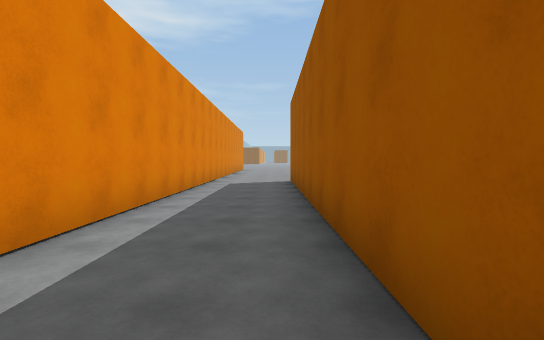
View 1 (above)

24 first-person views from a walk through a 3-D level made in the Unity game engine. The camera is 1.4 m above the floor, tilts 2° down and sees 85° across. The floor is counted in squares, 2 m on a side. Each view is taken from the middle of a square. On the plan, view 1 faces up. The plan holds only what a view shows up to about 10 squares ahead; the rest is blank. The place goes on beyond the plan. The player character is not drawn.

View 2
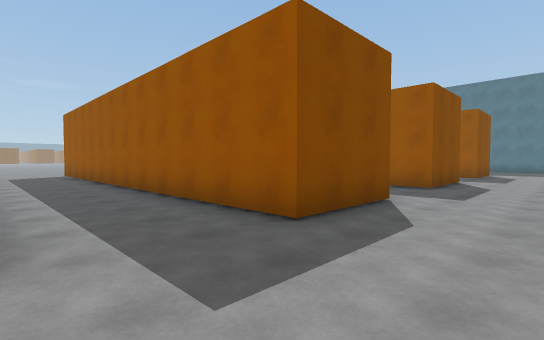

View 3
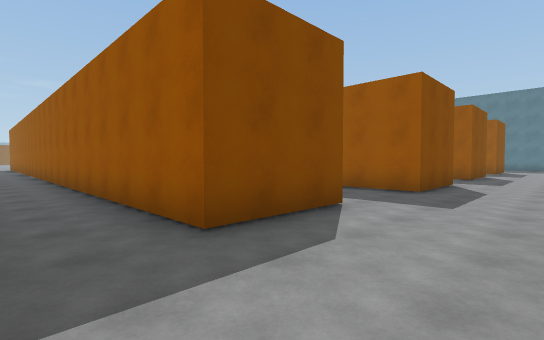

View 4
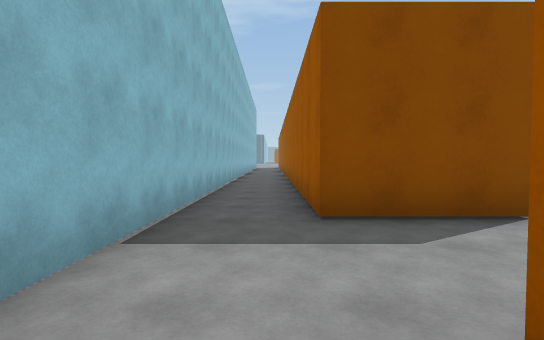

View 5
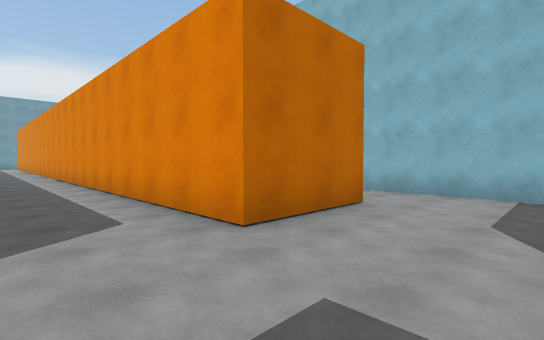

View 6
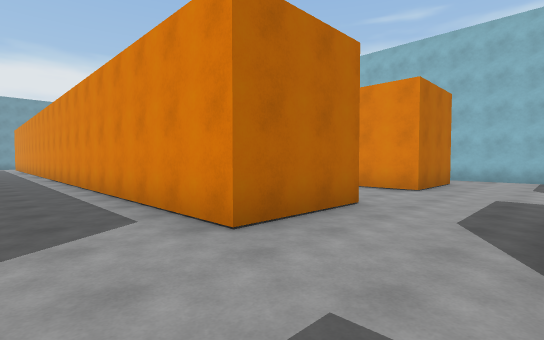

View 7
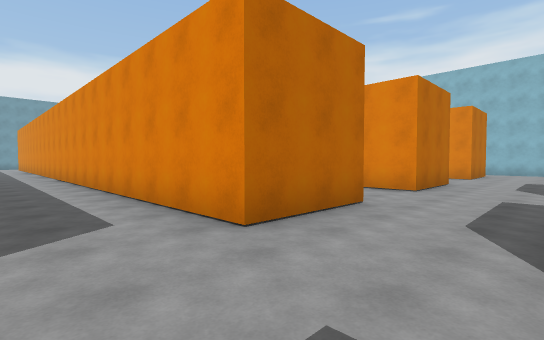

View 8
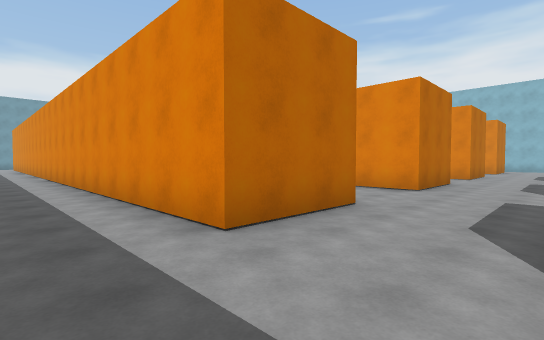

View 9
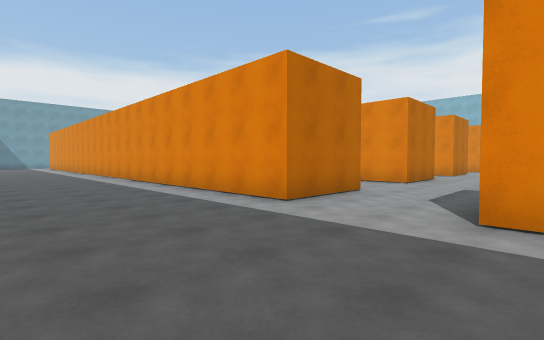

View 10
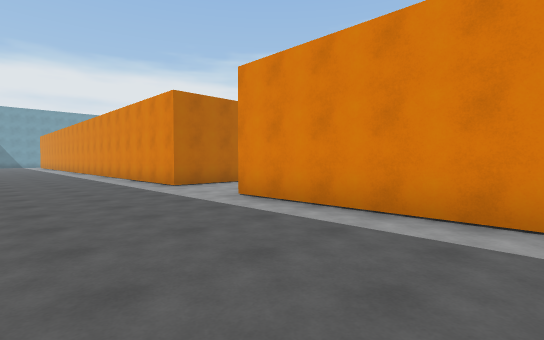

View 11
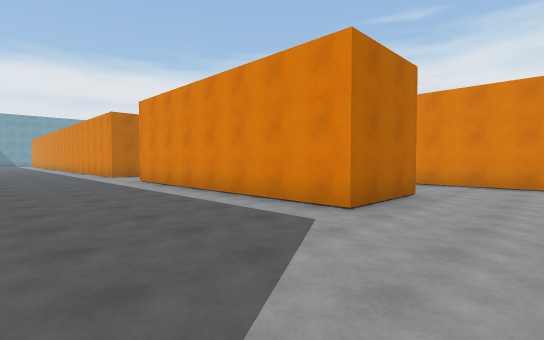

View 12
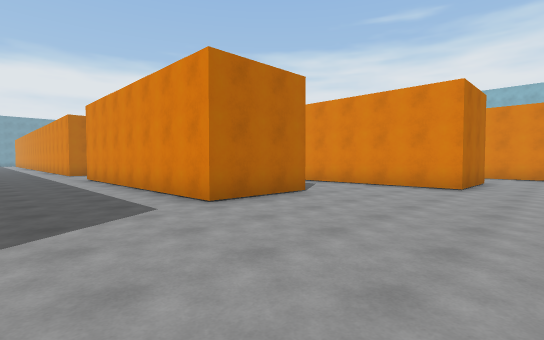

View 13
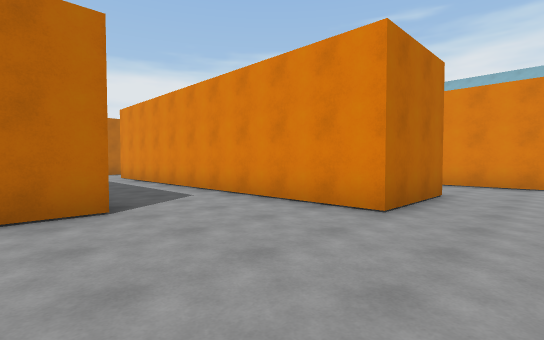

View 14
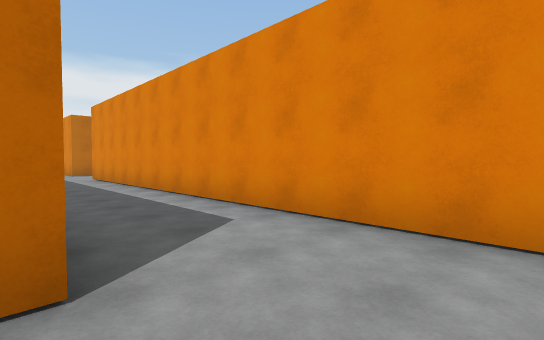

View 15
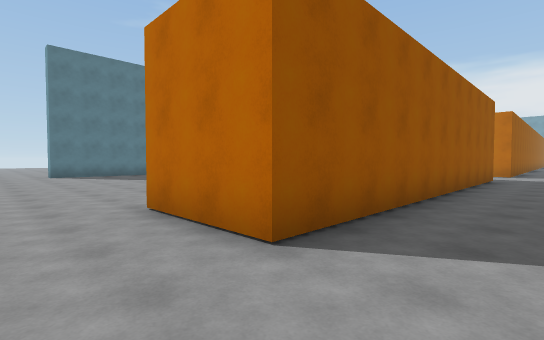

View 16
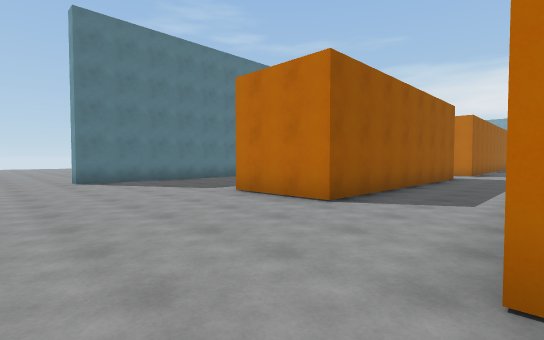

View 17
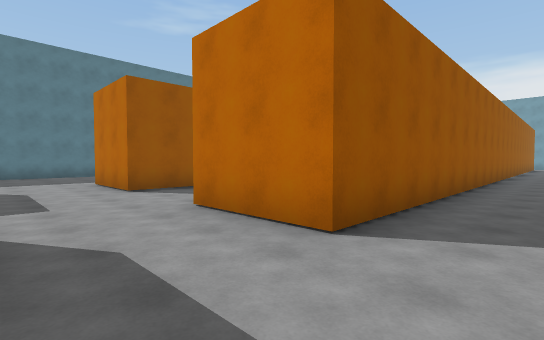

View 18
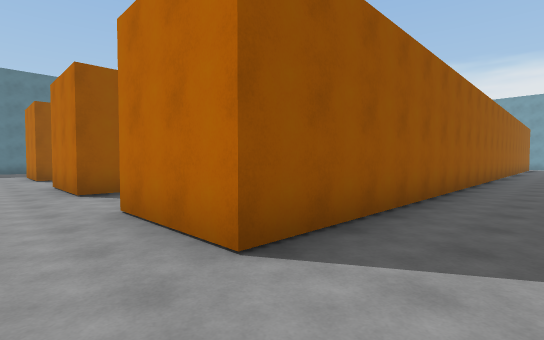

View 19
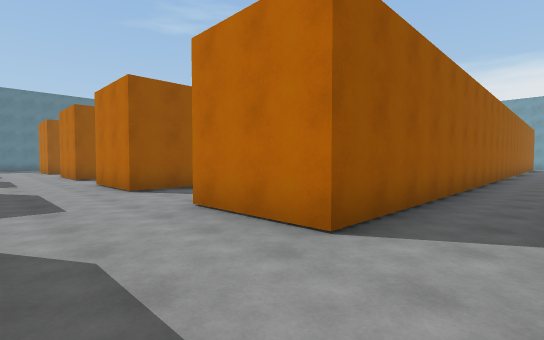

View 20
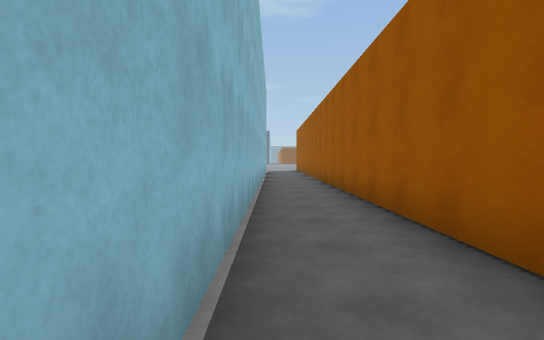

View 21
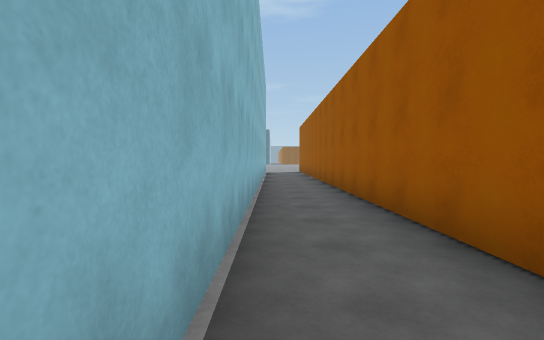

View 22
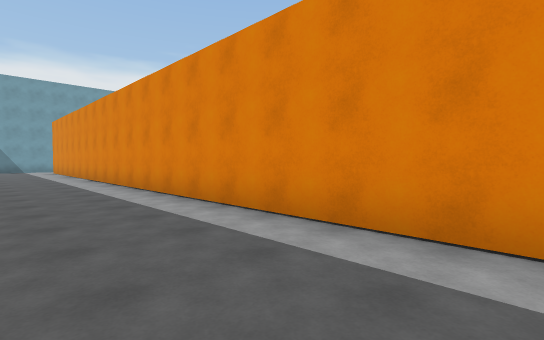

View 23
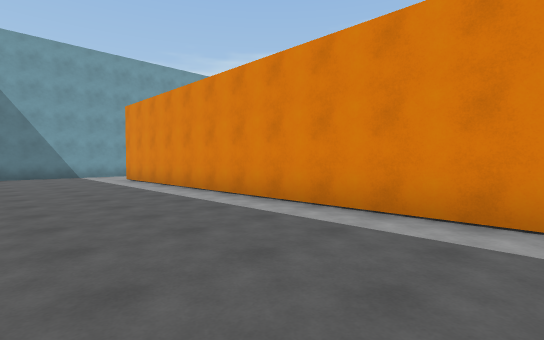

View 24
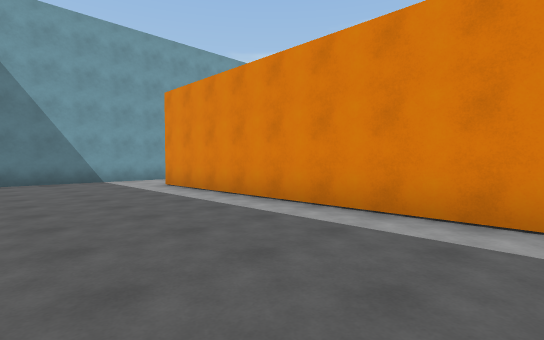

### Floor plan
Points are (right, up) in squares from view 1. A wall is a line through its corners. A room is listed if a view was taken in it or the views show most of it. See-through windows are left out.
Room 1 (views 1, 2, 3, 4, 5, 6, 7, 8, 9, 10, 11, 12, 13, 14, 15, 16, 17, 18, 19, 20, 21, 22, 23, 24)
walls: (5.7, -15.6) (5.7, -5.3) (8.2, -5.3) (8.2, -15.2); (10.8, -7) (10.8, -5.3) (13.3, -5.3) (13.3, -27.9); (3.1, -2.8) (0.6, -2.8) (0.6, 9.4); (0.6, -16.5) (0.6, -5.3) (3.1, -5.3) (3.1, -15.4); (8.2, -2.8) (5.7, -2.8) (5.7, 7.3) (8.2, 7.3) (8.2, -1.4); (10.8, -2.4) (10.8, 4.9) (13.3, 4.9) (13.3, -2.8); (-1.9, -2.5) (-4.4, -2.5) (-4.4, 9.5); (-4.4, -15.6) (-4.4, -5.3) (-1.9, -5.3) (-1.9, -15.2); (3.1, 9) (3.1, -2.2); (-1.9, 9.5) (-1.9, 2); (13, -30.2) (16.6, -30.2); (-6.3, 9.2) (-6.3, -6.4)

Positions as (right, up) in squares from view 1, and headings:
1: (0, 0), facing up
2: (-2, -5), facing up-right
3: (-6, -5), facing up-right
4: (-5, -6), facing up
5: (0, -3), facing down-left
6: (5, -3), facing down-left
7: (10, -3), facing down-left
8: (15, -3), facing down-left
9: (17, -2), facing down-left
10: (17, 2), facing down-left
11: (17, 7), facing down-left
12: (16, 9), facing down-left
13: (12, 9), facing down-left
14: (6, 9), facing down-left
15: (4, 9), facing down-right
16: (8, 9), facing down-right
17: (4, -3), facing down-right
18: (-1, -4), facing down-right
19: (-6, -3), facing down-right
20: (-6, 1), facing up
21: (-6, 3), facing up
22: (16, -10), facing down-left
23: (17, -17), facing down-left
24: (17, -20), facing down-left
